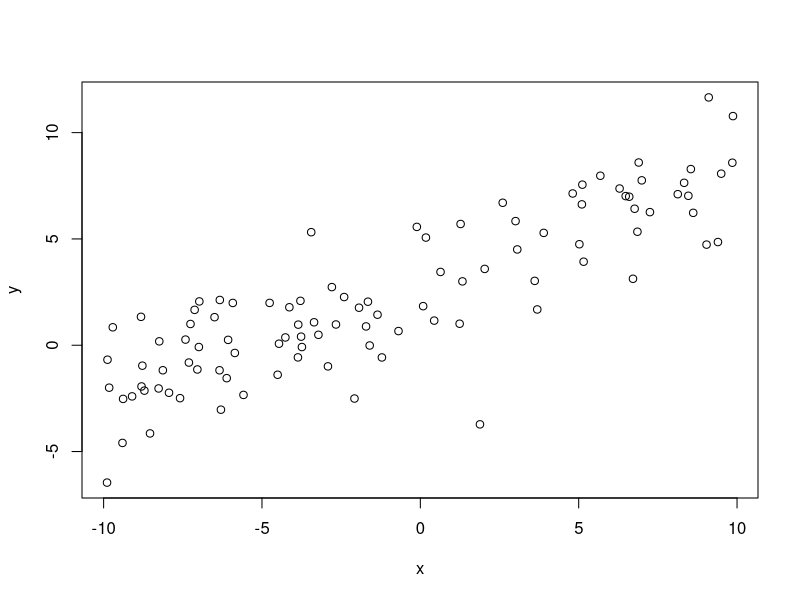
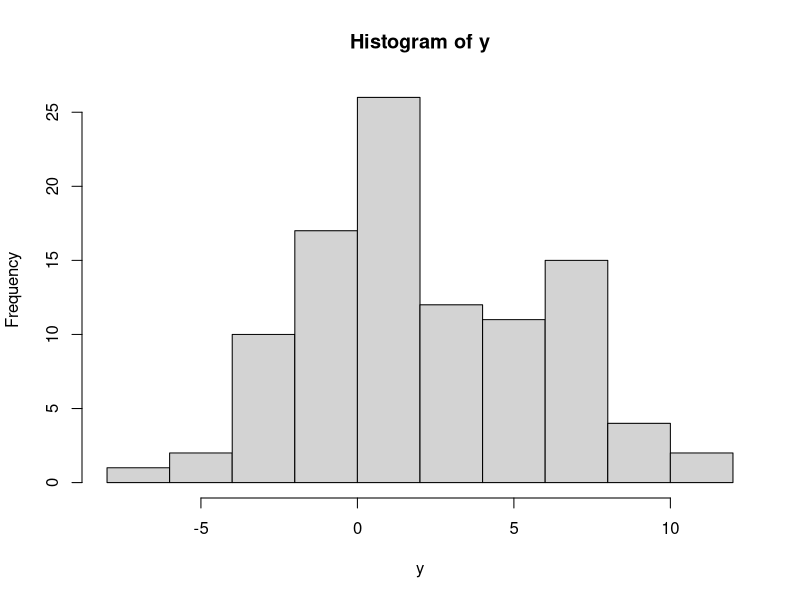

These charts were generated, in order, by the following R code:
## ---- chunk 1
n <- 100 # The number of data points to simulate
m <- 0.5 #Pick a value for m, this is the slope of the regression
b <- 3 #Pick a vlue for b, this is the intercept
sig2 <- 3 #Pick a [positive] value for sigma^2, this is the variance of the normal error
x <- runif(n, -10, 10)
y <- m*x + b + rnorm(n, 0, sqrt(sig2))
plot(x,y)
## ---- chunk 2

#?dnorm ##Get help
## Calculate the probability of observing y for sigma^2 = 1
hist(y)
L <- dnorm(y, 0, 1)
L 

## ---- chunk 3

logLs <- log(L)

## ---- chunk 4

logL <- sum(logLs)
logL

## ---- chunk 5
expected_values <- m*x + b
residuals <- y - expected_values
logL <- sum(dnorm(residuals, 0, sqrt(sig2), log=TRUE))
logL

## ---- chunk 6
logL_fx <- function(parameters, x, y){
  m <- parameters[1]
  b <- parameters[2]
  sig2 <- parameters[3]
  expected_values <- m*x + b
  residuals <- y - expected_values
  logL <- sum(dnorm(residuals, 0, sqrt(sig2), log=TRUE))
  return(logL)
}
## ---- chunk 7
logL_fx(c(m, b, sig2), x, y)
## ---- chunk 8
starting_values <- c(0, 0, 1) #Our initial guesses for the parameters
optim(par=starting_values, fn=logL_fx, control=list(fnscale=-1), x=x, y=y)
## ---- chunk 9

lm1 <- lm(y~x)
summary(lm1)
sqrt(sig2)

## ---- chunk 10
pop <- c("Texas"=28.3, "Montana"=1.1, "California"=39.5, "Virginia"=8.5)
totalpop <- sum(pop)
pState <- pop/totalpop
cat("\n Prior probabilities of being an inhabitant of each state\n")
pState 

## ---- chunk 11
liks <- c("Texas"=10, "Montana"=9, "California"=1, "Virginia"=0.01)/100
## ---- chunk 12
denom <- pState * liks
## ---- chunk 13
post <- (liks['Texas']*pState['Texas'])/sum(denom)
post
## ---- chunk 14
#Prior probability 
pState["Texas"]
## Increase in posterior over prior
post/pState["Texas"]
## ---- chunk 15
liks["Montana"] <- 1
denom <- sum(pState*liks)
post <- pState['Texas']*liks['Texas']/denom
post
## ---- chunk 16
posts <- pState*liks/denom
results <- data.frame("prior"=round(pState,2), "likelihood"=round(liks,2), "posterior"=round(posts,2))
results
## ---- chunk 17
pState_uninformative <- rep(0.25,4)
denom2 <- sum(pState_uninformative*liks)
posts2 <- pState_uninformative*liks/denom2
results_uninformative <- data.frame("prior"=pState_uninformative, "likelihood"=round(liks,2), "posterior"=round(posts2,2))
results_uninformative

## ---- chunk 18
#We're going to travel randomly between all 4 states. Let's start in Texas. 
gens <- 10000 # Pick how many times you want to try moving between states
states <- names(pState)
state <- rep(NA, gens)
state[1] <- "Texas"
lik <- rep(NA, gens)
prior <- rep(NA, gens)
lik[1] <- liks[state[1]]
prior[1] <- pState[state[1]]

for(i in 2:gens){
  proposed_state <- sample(states, 1) #Propose a new state at random
  num_post_state_old <- prior[i-1]*lik[i-1] # get the posterior numerator for the old state
  num_post_state_new <- pState[proposed_state]*liks[proposed_state] # get the posterior numerator for the new state
  if(num_post_state_new > num_post_state_old){ #If the new state has a higher posterior probability, accept it automatically
    state[i] <- proposed_state
    lik[i] <- liks[proposed_state]
    prior[i] <- pState[proposed_state]
  } else{ #If it's not higher, accept it anyway with probability proportional to the ratio of the probabilities, otherwise stay in the old state
    u <- runif(1)
    a <- num_post_state_new/num_post_state_old
    if(u < a){
      state[i] <- proposed_state
      lik[i] <- liks[proposed_state]
      prior[i] <- pState[proposed_state]
    } else {
      state[i] <- state[i-1]
      lik[i] <- lik[i-1]
      prior[i] <- prior[i-1]
    }
  }
}

## ---- chunk 19
MCMCestimates <- table(factor(state,states))/gens
## ---- chunk 20

data.frame(results, "mcmcEst"=round(as.vector(MCMCestimates),2))

